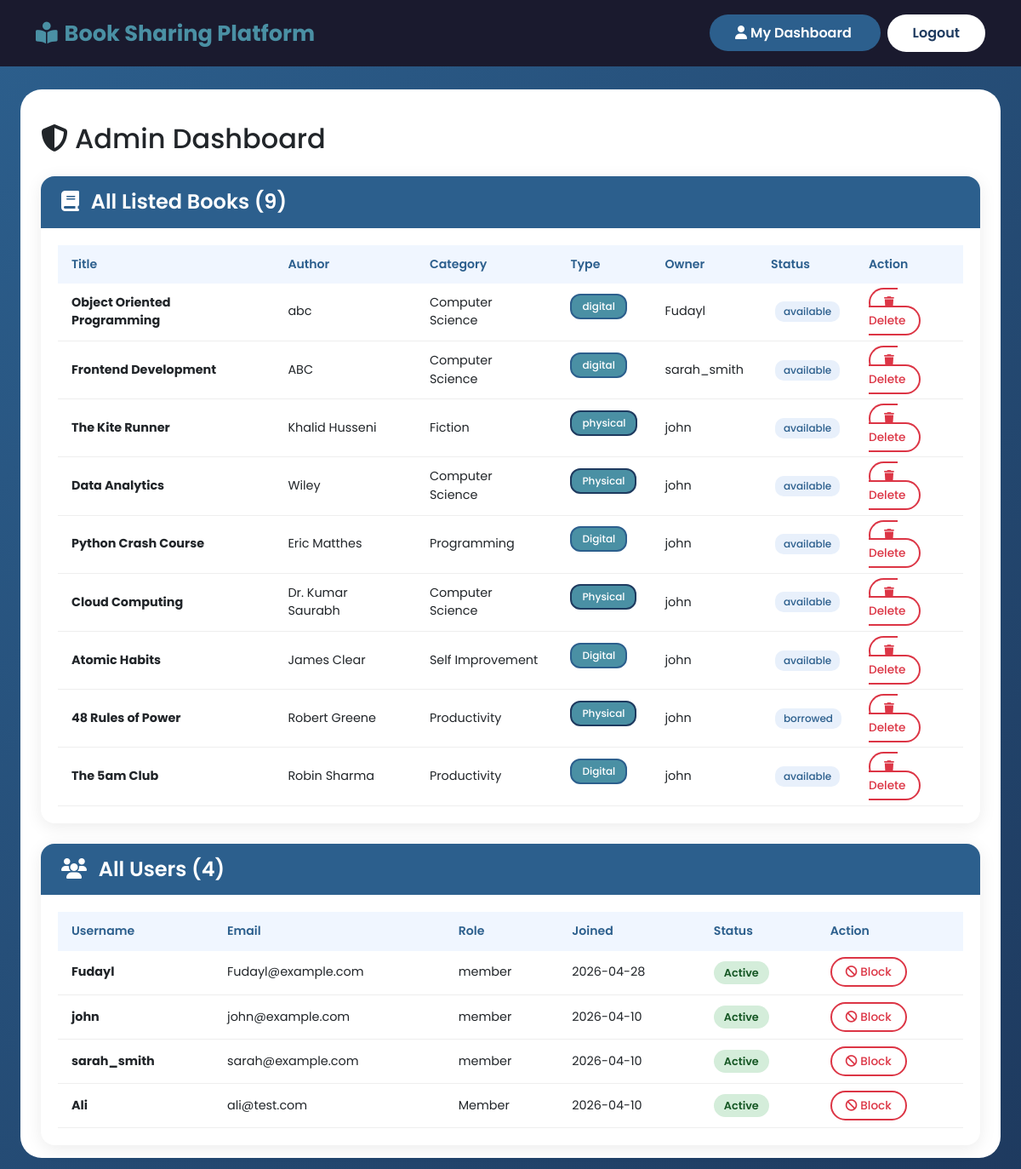
The app's page /admin (signed in), older data.
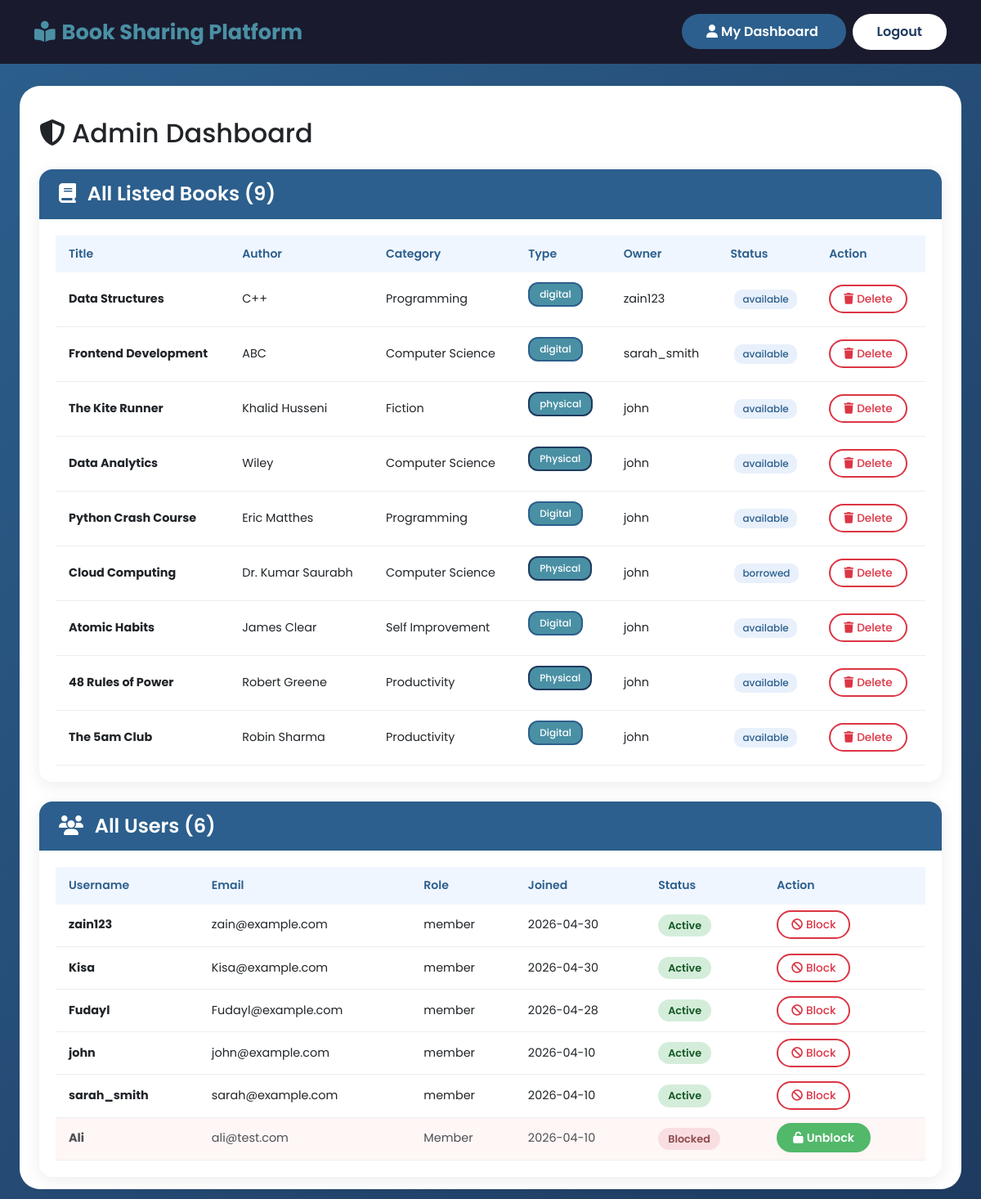
The same page, newer data.
### tables this page shows
CREATE TABLE books (
    id INTEGER PRIMARY KEY AUTOINCREMENT,
    owner_id INTEGER NOT NULL,
    title TEXT NOT NULL,
    author TEXT NOT NULL,
    category TEXT NOT NULL,
    status TEXT DEFAULT 'available',
    location_notes TEXT,
    type TEXT NOT NULL,
    image_file TEXT, -- Added this to store "data.jpg", "python.webp", etc.
    file_path TEXT,
    added_date TIMESTAMP DEFAULT CURRENT_TIMESTAMP,
    FOREIGN KEY (owner_id) REFERENCES users (id)
);

CREATE TABLE users (
    id INTEGER PRIMARY KEY AUTOINCREMENT,
    username TEXT UNIQUE NOT NULL,
    email TEXT UNIQUE NOT NULL,
    password TEXT NOT NULL,
    role TEXT DEFAULT 'member',
    location TEXT,
    contact_info TEXT,
    created_at TIMESTAMP DEFAULT CURRENT_TIMESTAMP
, is_blocked INTEGER DEFAULT 0);

### app.py (the view)
@app.route('/admin')
@login_required
def admin_dashboard():
    if current_user.role != 'admin':
        flash('You are not authorized to access this page!', 'danger')
        return redirect(url_for('index'))
    conn = get_db_connection()
    all_books = conn.execute('''
        SELECT b.*, u.username as owner_name
        FROM books b
        JOIN users u ON b.owner_id = u.id
        ORDER BY b.added_date DESC
    ''').fetchall()
    all_users = conn.execute('''
        SELECT * FROM users
        WHERE role != "admin"
        ORDER BY created_at DESC
    ''').fetchall()
    conn.close()
    return render_template('admin.html',
                           all_books=all_books,
                           all_users=all_users)

### app.py (called while the page is built)
def get_db_connection():
    connection = sqlite3.connect('database.db')
    connection.row_factory = sqlite3.Row
    return connection

@login_manager.user_loader
def load_user(user_id):
    conn = get_db_connection()
    user = conn.execute('SELECT * FROM users WHERE id = ?', (user_id,)).fetchone()
    conn.close()
    if user:
        return User(user['id'], user['username'], user['email'], user['role'])
    return None

### templates/admin.html (shortened to what the changed rows need)
<!DOCTYPE html>
<html lang="en">
<head>
    <link href="https://cdn.jsdelivr.net/npm/bootstrap@5.3.0/dist/css/bootstrap.min.css" rel="stylesheet">
    <link rel="stylesheet" href="https://cdnjs.cloudflare.com/ajax/libs/font-awesome/6.4.0/css/all.min.css">
    <link rel="stylesheet" href="{{ url_for('static', filename='css/style.css') }}">
</head>
<body>
    <section class="dashboard">
        <div class="dashboard-pg">
            <div class="container mt-4">
                <h2><i class="fas fa-shield-alt me-2"></i>Admin Dashboard</h2>
                <section class="book-sec mt-4">
                    <div class="admin-section">
                        <div class="admin-table-wrapper">
                            <table class="admin-table">
                                <thead>
                                    <tr>
                                        <th>Title</th>
                                        <th>Author</th>
                                        <th>Category</th>
                                        <th>Type</th>
                                        <th>Owner</th>
                                        <th>Status</th>
                                        <th>Action</th>
                                    </tr>
                                </thead>
                                <tbody>
                                    {% for book in all_books %}
                                    <tr>
                                        <td><strong>{{ book['title'] }}</strong></td>
                                        <td>{{ book['author'] }}</td>
                                        <td>{{ book['category'] }}</td>
                                        <td>
                                            <span class="book-type type-{{ book['type']|lower }}">
                                                {{ book['type'] }}
                                            </span>
                                        </td>
                                        <td>{{ book['owner_name'] }}</td>
                                        <td>
                                            <span class="status-badge">{{ book['status'] }}</span>
                                        </td>
                                        <td>
                                            <a href="{{ url_for('admin_delete_book', book_id=book['id']) }}"
                                                class="btn-delete"
                                                onclick="return confirm('Delete this book permanently?')">
                                                <i class="fas fa-trash me-1"></i>Delete
                                            </a>
                                        </td>
                                    </tr>
                                    {% endfor %}
                                </tbody>
                            </table>
                        </div>
                    </div>
                    <div class="admin-section mt-4">
                        <div class="admin-section-header">
                            <h4>
                                <i class="fas fa-users me-2"></i>
                                All Users ({{ all_users|length }})
                            </h4>
                        </div>
                        <div class="admin-table-wrapper">
                            <table class="admin-table">
                                <thead>
                                    <tr>
                                        <th>Username</th>
                                        <th>Email</th>
                                        <th>Role</th>
                                        <th>Joined</th>
                                        <th>Status</th>
                                        <th>Action</th>
                                    </tr>
                                </thead>
                                <tbody>
                                    {% for user in all_users %}
                                    <tr class="{{ 'blocked-row' if user['is_blocked'] == 1 }}">
                                        <td><strong>{{ user['username'] }}</strong></td>
                                        <td>{{ user['email'] }}</td>
                                        <td>{{ user['role'] }}</td>
                                        <td>{{ user['created_at'][:10] }}</td>
                                        <td>
                                            {% if user['is_blocked'] == 1 %}
                                            <span class="status-pill rejected">Blocked</span>
                                            {% else %}
                                            <span class="status-pill accepted">Active</span>
                                            {% endif %}
                                        </td>
                                        <td>
                                            <a href="{{ url_for('block_user', user_id=user['id']) }}"
                                                class="{{ 'btn-accept' if user['is_blocked'] == 1 else 'btn-delete' }}"
                                                onclick="return confirm('Are you sure you want to block/unblock this user?')">
                                                {% if user['is_blocked'] == 1 %}
                                                <i class="fas fa-unlock me-1"></i>Unblock
                                                {% else %}
                                                <i class="fas fa-ban me-1"></i>Block
                                                {% endif %}
                                            </a>
                                        </td>
                                    </tr>
                                    {% endfor %}
                                </tbody>
                            </table>
                        </div>
                    </div>
                </section>
            </div>
        </div>
    </section>
</body>
</html>

Row changes from the older to the newer data that the page shows:
removed books: title "Object Oriented Programming", author "abc", category "Computer Science", type "digital", owner_name "Fudayl", status "available"
added books: title "Data Structures", author "C++", category "Programming", type "digital", owner_name "zain123", status "available"
changed books "Cloud Computing": status "available" → "borrowed"
changed books "48 Rules of Power": status "borrowed" → "available"
added users: username "zain123", email "zain@example.com", role "member", created_at "2026-04-30", is_blocked "Active"
added users: username "Kisa", email "Kisa@example.com", role "member", created_at "2026-04-30", is_blocked "Active"
changed users "Ali": is_blocked "Active Block" → "Blocked Unblock"
Text that changed along with them:
{{ all_users|length }}: "4" → "6"
